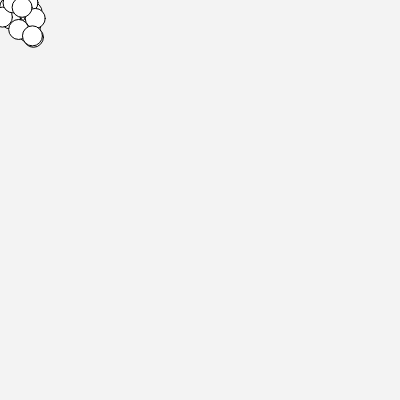
Frame 1 (no input)
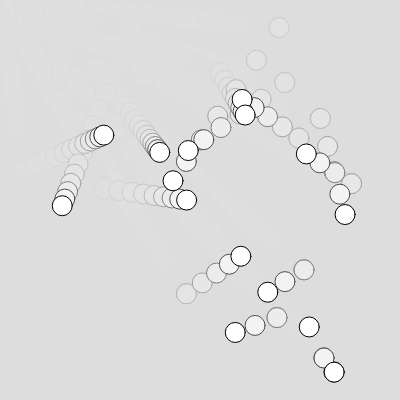
Frame 60 (no input)
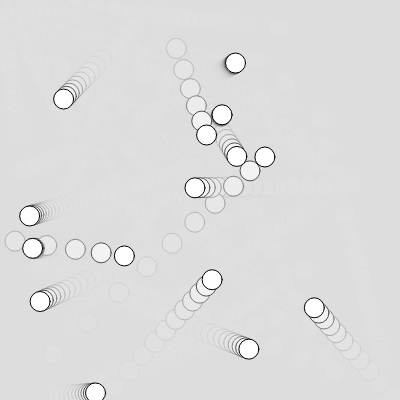
Frame 120 (the mouse pressed at the canvas centre since frame 60)

The p5.js sketch that drew these frames (run headless with seeded random() and noise() and a simulated clock; from frame 60 on, the mouse is pressed at the canvas centre):

// p5.js sketch
// ── sketch.js
let circles = []

function setup() {
    createCanvas(400, 400);

    for (i = 0; i < 15; i++) {
        circles.push(new BouncingCircle())
    }
}

function draw() {
    background(220, 90);

    circles.forEach(c => {
        c.show()
    })
}

class BouncingCircle {

    constructor(x = 0, y = 0) {
        this.x = x;
        this.y = y;
        this.targetX = x;
        this.targetY = y;
    }

    show() {
        if (dist(this.x, this.y, this.targetX, this.targetY) < 1) {
            this.targetX = random(width)
            this.targetY = random(height)
        }

        this.x = lerp(this.x, this.targetX, 0.1);
        this.y = lerp(this.y, this.targetY, 0.1);
        circle(this.x, this.y, 20);
    }
}
